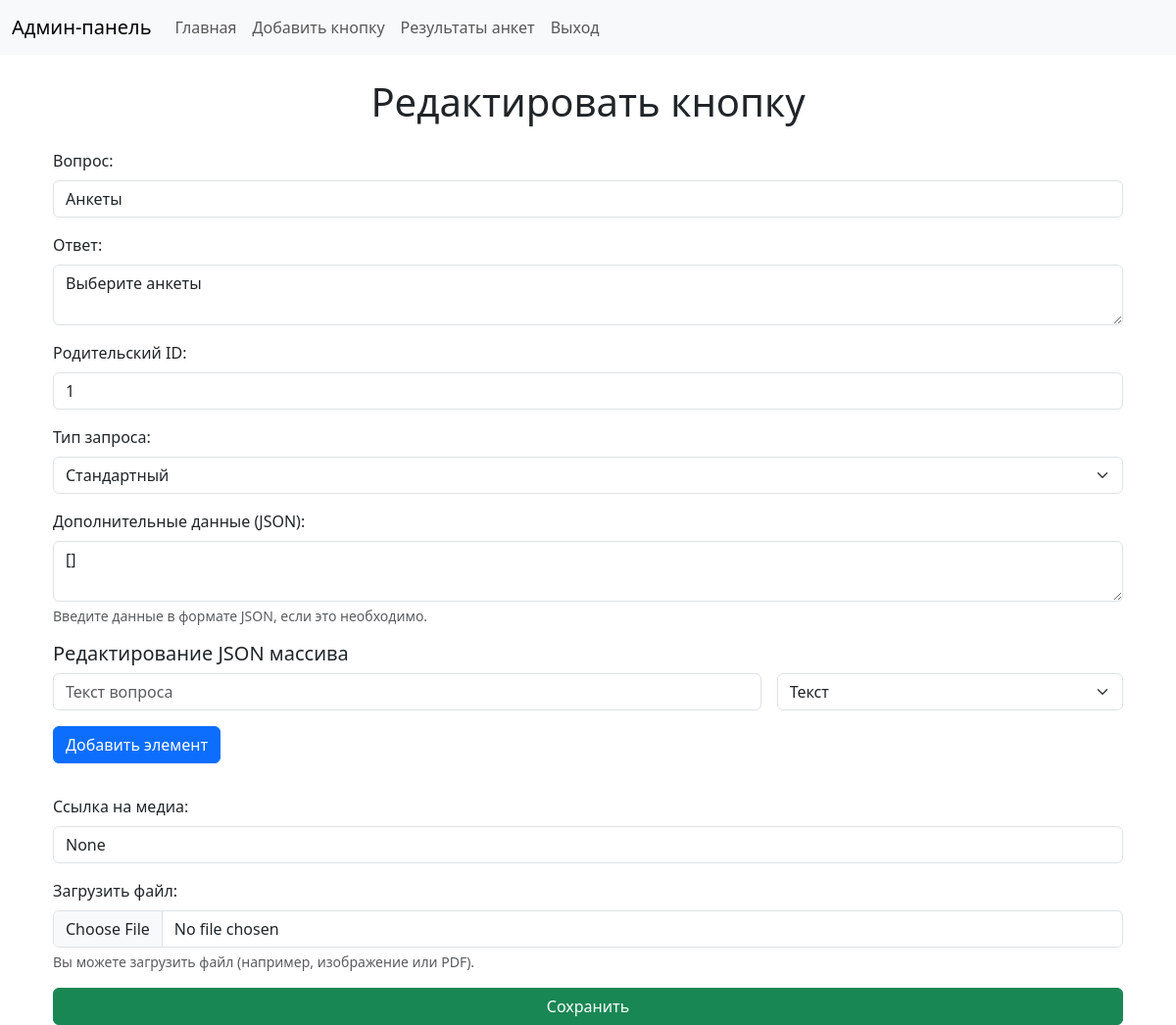
The app's page /edit/5 (signed in) with its own data.
### tables this page shows
CREATE TABLE buttons (
            id INTEGER PRIMARY KEY AUTOINCREMENT,
            question TEXT NOT NULL,            -- Текст вопроса или кнопки
            response TEXT NOT NULL,            -- Ответ на кнопку
            parent_id INTEGER DEFAULT 0,       -- Родительский ID
            request_type INTEGER DEFAULT 0,    -- Тип запроса (0 = стандартный, 1 = анкета)
            dop TEXT DEFAULT NULL,             -- Дополнительные данные (JSON для анкеты)
            media_url TEXT DEFAULT NULL        -- Ссылка на медиа (картинка или документ)
        );

### adm.py (the view, shortened to what this page needs)
@app.route("/edit/<int:button_id>", methods=["GET", "POST"])
def edit_button(button_id):
    button = execute_query("SELECT * FROM buttons WHERE id = ?", (button_id,), fetchone=True)
    return render_template("edit_button.html", button=button)

### adm.py (called while the page is built)
def execute_query(query, args=(), fetchone=False, commit=False):
    conn = sqlite3.connect(DB_FILE)
    cursor = conn.cursor()
    cursor.execute(query, args)
    data = cursor.fetchone() if fetchone else cursor.fetchall()
    if commit:
        conn.commit()
    conn.close()
    return data

@app.before_request
def require_login():
    app.jinja_env.globals['SUPERADMIN_USERNAME'] = SUPERADMIN_USERNAME
    allowed_routes = ["login", "register", "get_uploaded_file"]
    if "user_id" not in session and request.endpoint not in allowed_routes:
        return redirect(url_for("login"))

### templates/edit_button.html (shortened to what this page needs)
{% extends "base.html" %}
{% block content %}
<h1 class="mb-4 text-center">Редактировать кнопку</h1>
<div class="container">
    <form method="post" enctype="multipart/form-data" class="needs-validation" novalidate>
        <div class="mb-3">
            <label for="question" class="form-label">Вопрос:</label>
            <input type="text" class="form-control" id="question" name="question" value="{{ button[1] }}" required>
        </div>
        <div class="mb-3">
            <label for="response" class="form-label">Ответ:</label>
            <textarea class="form-control" id="response" name="response" required>{{ button[2] }}</textarea>
        </div>
        <div class="mb-3">
            <label for="parent_id" class="form-label">Родительский ID:</label>
            <input type="number" class="form-control" id="parent_id" name="parent_id" value="{{ button[3] }}">
        </div>
        <div class="mb-3">
            <label for="request_type" class="form-label">Тип запроса:</label>
            <select class="form-select" id="request_type" name="request_type">
                <option value="0" {% if button[4] == 0 %}selected{% endif %}>Стандартный</option>
            </select>
        </div>
        <div class="mb-3">
            <label for="dop" class="form-label">Дополнительные данные (JSON):</label>
            <textarea class="form-control" id="dop" name="dop">{{ button[5] }}</textarea>
            <div class="form-text">
                Введите данные в формате JSON, если это необходимо.
            </div>
        </div>
        <div id="json-builder" class="mb-3">
            <h5>Редактирование JSON массива</h5>
            <div class="row g-3">
                <div class="col-md-8">
                    <input type="text" id="element-text" class="form-control" placeholder="Текст вопроса">
                </div>
                <div class="col-md-4">
                    <select id="element-type" class="form-select">
                        <option value="1">Текст</option>
                    </select>
                </div>
            </div>
            <button type="button" id="add-element" class="btn btn-primary mt-3">Добавить элемент</button>
        </div>
        <div class="mb-3">
            <label for="media_url" class="form-label">Ссылка на медиа:</label>
            <input type="text" class="form-control" id="media_url" name="media_url" value="{{ button[6] }}">
        </div>
        <div class="mb-3">
            <label for="file" class="form-label">Загрузить файл:</label>
            <input type="file" class="form-control" id="file" name="file">
            <div class="form-text">
                Вы можете загрузить файл (например, изображение или PDF).
            </div>
        </div>
        <button type="submit" class="btn btn-success w-100">Сохранить</button>
    </form>
</div>
{% endblock %}

### records on screen
buttons: question "Анкеты", response "Выберите анкеты", parent_id "1", request_type "Стандартный"
